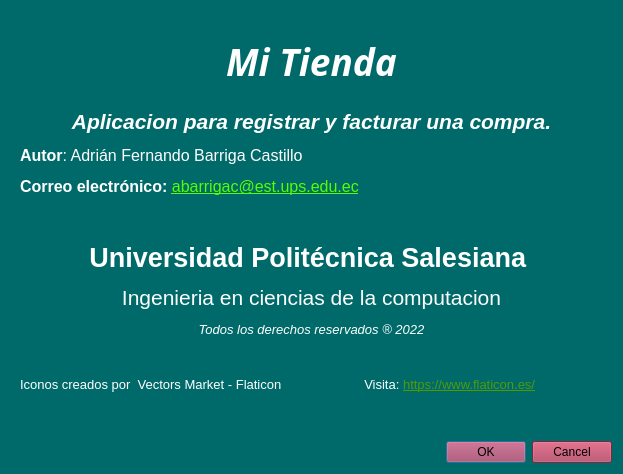
<?xml version="1.0" encoding="UTF-8"?>
<ui version="4.0">
 <class>acerca_de</class>
 <widget class="QDialog" name="acerca_de">
  <property name="geometry">
   <rect>
    <x>0</x>
    <y>0</y>
    <width>623</width>
    <height>474</height>
   </rect>
  </property>
  <property name="windowTitle">
   <string>Dialog</string>
  </property>
  <property name="styleSheet">
   <string notr="true">background-color: rgb(0, 106, 106);</string>
  </property>
  <layout class="QVBoxLayout" name="verticalLayout">
   <item>
    <widget class="QWidget" name="widget" native="true">
     <layout class="QVBoxLayout" name="verticalLayout_2">
      <item>
       <layout class="QHBoxLayout" name="horizontalLayout">
        <property name="spacing">
         <number>6</number>
        </property>
        <item>
         <spacer name="horizontalSpacer">
          <property name="orientation">
           <enum>Qt::Horizontal</enum>
          </property>
          <property name="sizeHint" stdset="0">
           <size>
            <width>138</width>
            <height>20</height>
           </size>
          </property>
         </spacer>
        </item>
        <item>
         <widget class="QLabel" name="outTitulo">
          <property name="font">
           <font>
            <family>Franklin Gothic Heavy</family>
           </font>
          </property>
          <property name="text">
           <string>&lt;html&gt;&lt;head/&gt;&lt;body&gt;&lt;p align=&quot;center&quot;&gt;&lt;span style=&quot; font-size:28pt; font-weight:700; font-style:italic; color:#ffffff;&quot;&gt;Mi Tienda&lt;/span&gt;&lt;/p&gt;&lt;/body&gt;&lt;/html&gt;</string>
          </property>
         </widget>
        </item>
        <item>
         <spacer name="horizontalSpacer_2">
          <property name="orientation">
           <enum>Qt::Horizontal</enum>
          </property>
          <property name="sizeHint" stdset="0">
           <size>
            <width>118</width>
            <height>20</height>
           </size>
          </property>
         </spacer>
        </item>
       </layout>
      </item>
      <item>
       <widget class="QLabel" name="Descripcion">
        <property name="text">
         <string>&lt;html&gt;&lt;head/&gt;&lt;body&gt;&lt;p align=&quot;center&quot;&gt;&lt;span style=&quot; font-size:16pt; font-weight:700; font-style:italic; color:#ffffff;&quot;&gt;Aplicacion para registrar y facturar una compra.&lt;/span&gt;&lt;/p&gt;&lt;p&gt;&lt;span style=&quot; font-size:12pt; font-weight:700; color:#ffffff;&quot;&gt;Autor&lt;/span&gt;&lt;span style=&quot; font-size:12pt; color:#ffffff;&quot;&gt;: Adrián Fernando Barriga Castillo &lt;/span&gt;&lt;/p&gt;&lt;p&gt;&lt;span style=&quot; font-size:12pt; font-weight:700; color:#ffffff;&quot;&gt;Correo electrónico:  &lt;/span&gt;&lt;a href=&quot;abarrigac@est.ups.edu.ec&quot;&gt;&lt;span style=&quot; font-size:12pt; text-decoration: underline; color:#55ff00;&quot;&gt;abarrigac@est.ups.edu.ec&lt;/span&gt;&lt;/a&gt;&lt;/p&gt;&lt;p&gt;&lt;br/&gt;&lt;/p&gt;&lt;/body&gt;&lt;/html&gt;</string>
        </property>
       </widget>
      </item>
      <item>
       <widget class="QLabel" name="label_4">
        <property name="text">
         <string>&lt;html&gt;&lt;head/&gt;&lt;body&gt;&lt;p align=&quot;center&quot;&gt;&lt;span style=&quot; font-size:20pt; font-weight:696; color:#ffffff;&quot;&gt;Universidad Politécnica Salesiana &lt;/span&gt;&lt;/p&gt;&lt;p align=&quot;center&quot;&gt;&lt;span style=&quot; font-size:16pt; color:#ffffff;&quot;&gt;Ingenieria en ciencias de la computacion&lt;/span&gt;&lt;/p&gt;&lt;p align=&quot;center&quot;&gt;&lt;span style=&quot; font-size:10pt; font-style:italic; color:#ffffff;&quot;&gt;Todos los derechos reservados ® 2022&lt;/span&gt;&lt;/p&gt;&lt;/body&gt;&lt;/html&gt;</string>
        </property>
       </widget>
      </item>
      <item>
       <widget class="QLabel" name="label_5">
        <property name="toolTip">
         <string>&lt;html&gt;&lt;head/&gt;&lt;body&gt;&lt;p&gt;&lt;a href=&quot;https://www.flaticon.es/iconos-gratis/finanzas&quot;&gt;&lt;span style=&quot; text-decoration: underline; color:#007af4;&quot;&gt;Finanzas iconos creados por BZZRINCANTATION - Flaticon&lt;/span&gt;&lt;/a&gt;&lt;/p&gt;&lt;/body&gt;&lt;/html&gt;</string>
        </property>
        <property name="whatsThis">
         <string>&lt;html&gt;&lt;head/&gt;&lt;body&gt;&lt;p align=&quot;center&quot;&gt;Finanzas iconos creados por BZZRINCANTATION - Flaticon&lt;/p&gt;&lt;/body&gt;&lt;/html&gt;</string>
        </property>
        <property name="styleSheet">
         <string notr="true">font: 13pt &quot;Segoe UI&quot;;</string>
        </property>
        <property name="text">
         <string>&lt;!DOCTYPE HTML PUBLIC &quot;-//W3C//DTD HTML 4.0//EN&quot; &quot;http://www.w3.org/TR/REC-html40/strict.dtd&quot;&gt;
&lt;html&gt;&lt;head&gt;&lt;meta name=&quot;qrichtext&quot; content=&quot;1&quot; /&gt;&lt;meta charset=&quot;utf-8&quot; /&gt;&lt;style type=&quot;text/css&quot;&gt;
p, li { white-space: pre-wrap; }
&lt;/style&gt;&lt;/head&gt;&lt;body style=&quot; font-family:'Segoe UI'; font-size:13pt; font-weight:400; font-style:normal;&quot;&gt;
&lt;p style=&quot; margin-top:12px; margin-bottom:12px; margin-left:0px; margin-right:0px; -qt-block-indent:0; text-indent:0px;&quot;&gt;&lt;span style=&quot; font-size:10pt; color:#ffffff;&quot;&gt;Iconos creados por  Vectors Market - Flaticon                       Visita:&lt;/span&gt;&lt;span style=&quot; font-size:10pt;&quot;&gt; &lt;/span&gt;&lt;a href=&quot;https://www.flaticon.es/&quot;&gt;&lt;span style=&quot; font-size:10pt; text-decoration: underline; color:#4e9a06;&quot;&gt;https://www.flaticon.es/&lt;/span&gt;&lt;/a&gt;&lt;/p&gt;&lt;/body&gt;&lt;/html&gt;</string>
        </property>
       </widget>
      </item>
     </layout>
    </widget>
   </item>
   <item>
    <widget class="QDialogButtonBox" name="buttonBox">
     <property name="styleSheet">
      <string notr="true">background-color: rgb(171, 57, 86);</string>
     </property>
     <property name="orientation">
      <enum>Qt::Horizontal</enum>
     </property>
     <property name="standardButtons">
      <set>QDialogButtonBox::Cancel|QDialogButtonBox::Ok</set>
     </property>
    </widget>
   </item>
  </layout>
 </widget>
 <resources/>
 <connections>
  <connection>
   <sender>buttonBox</sender>
   <signal>rejected()</signal>
   <receiver>acerca_de</receiver>
   <slot>reject()</slot>
   <hints>
    <hint type="sourcelabel">
     <x>316</x>
     <y>260</y>
    </hint>
    <hint type="destinationlabel">
     <x>286</x>
     <y>274</y>
    </hint>
   </hints>
  </connection>
  <connection>
   <sender>buttonBox</sender>
   <signal>accepted()</signal>
   <receiver>acerca_de</receiver>
   <slot>accept()</slot>
   <hints>
    <hint type="sourcelabel">
     <x>248</x>
     <y>254</y>
    </hint>
    <hint type="destinationlabel">
     <x>157</x>
     <y>274</y>
    </hint>
   </hints>
  </connection>
 </connections>
</ui>
